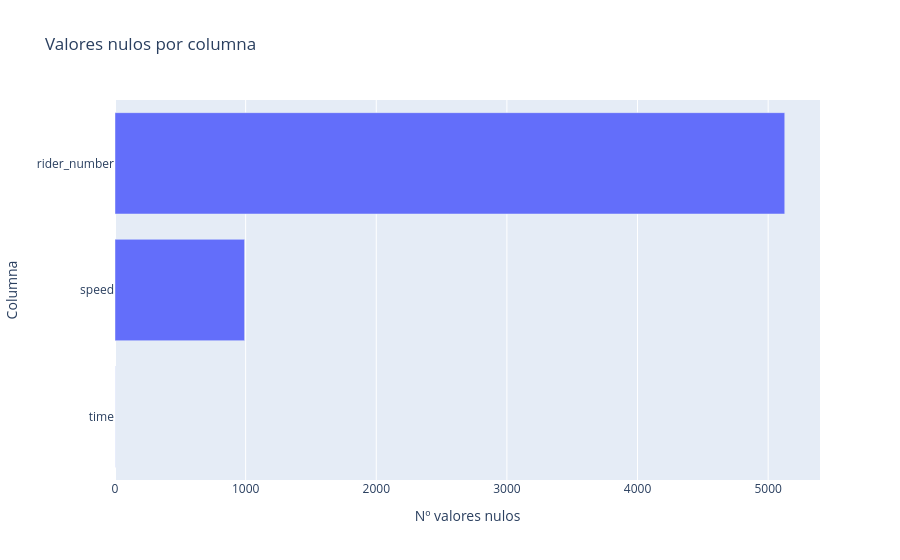

Write notebook code for a chart like this one.
### Code cell
nulls = df.isnull().sum().reset_index()
nulls.columns = ['columna', 'nulos']
nulls = nulls[nulls['nulos'] > 0].sort_values('nulos', ascending=True)

fig = go.Figure(go.Bar(x=nulls['nulos'], y=nulls['columna'], orientation='h'))
fig.update_xaxes(title_text='Nº valores nulos')
fig.update_yaxes(title_text='Columna')
fig.update_layout(title='Valores nulos por columna')
fig.show()

### Figure 1 — Plotly figure (JSON) as saved in the notebook; plotly's stock layout.template omitted (floating-point values rounded to 4 significant figures)
{"data": [{"orientation": "h", "type": "bar", "x": [1, 992, 5127], "y": ["time", "speed", "rider_number"]}], "layout": {"title": {"text": "Valores nulos por columna"}, "xaxis": {"title": {"text": "Nº valores nulos"}}, "yaxis": {"title": {"text": "Columna"}}}}
